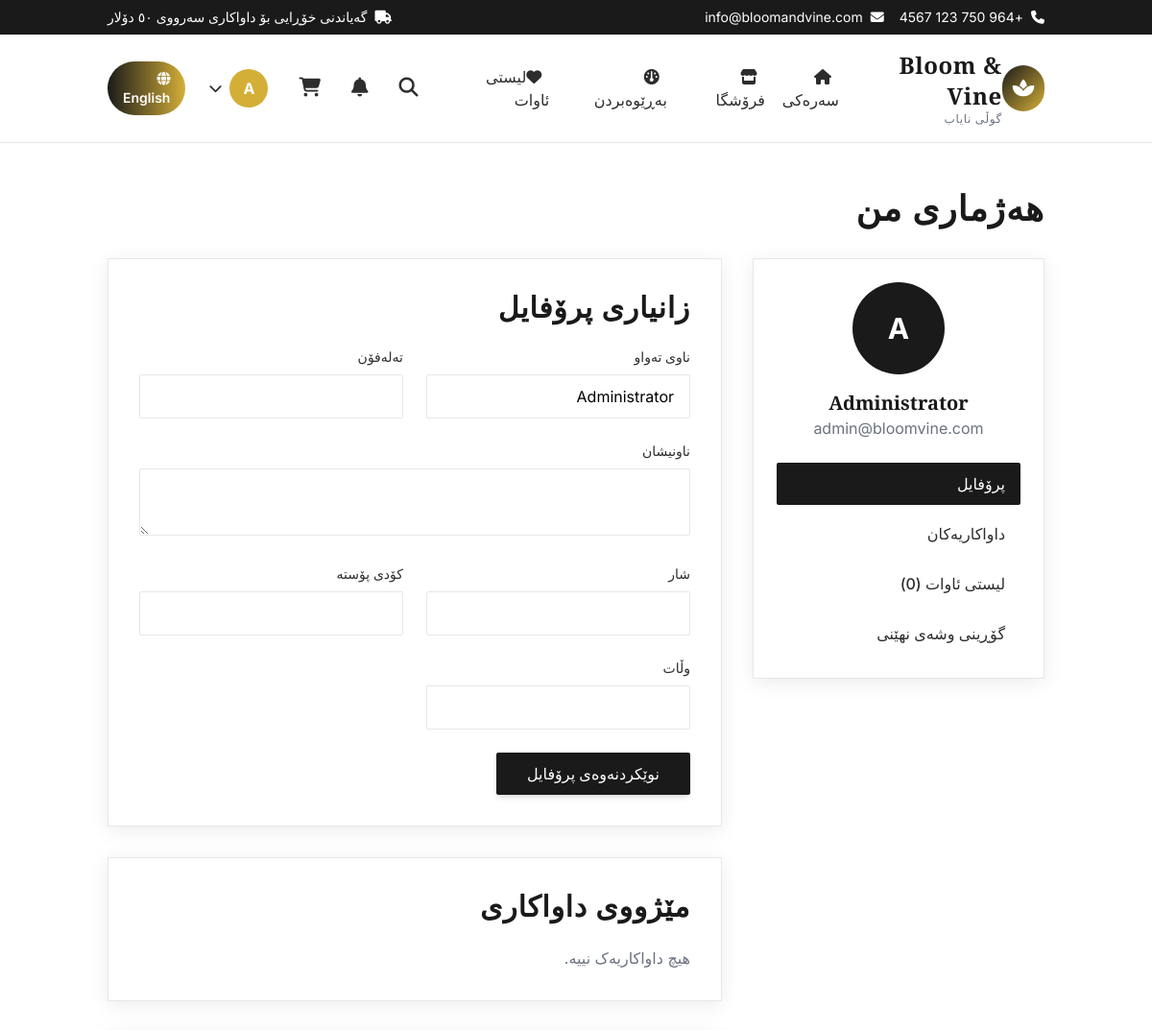
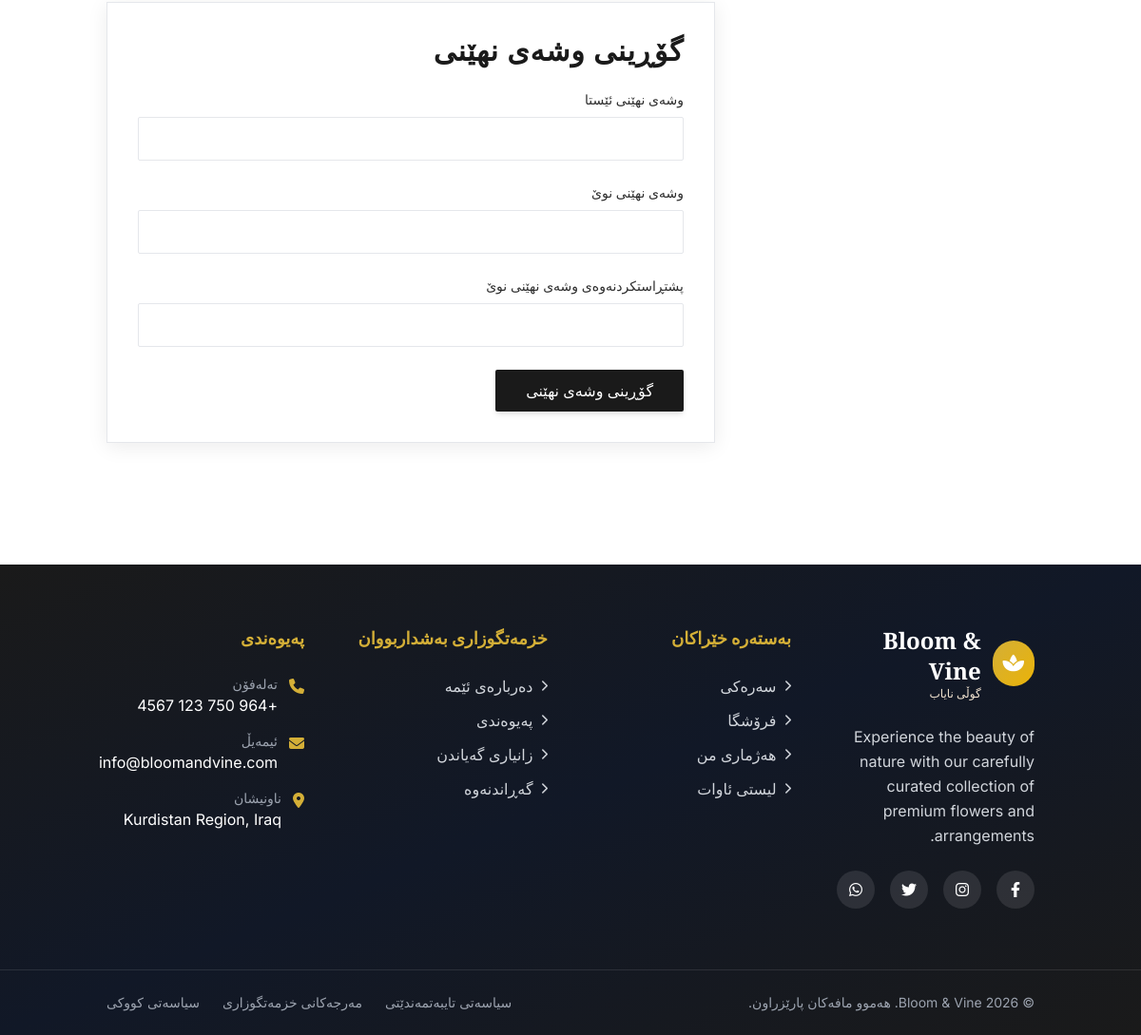
Screenshot of /account.php?lang=ku (signed in) with the database file from the repository (2 pictures, top to bottom).
### tables this page shows
CREATE TABLE IF NOT EXISTS `users` (
  `id` INT(11) UNSIGNED NOT NULL AUTO_INCREMENT,
  `full_name` VARCHAR(255) NOT NULL,
  `email` VARCHAR(255) NOT NULL,
  `password_hash` VARCHAR(255) NOT NULL,
  `phone` VARCHAR(20) DEFAULT NULL,
  `address` TEXT DEFAULT NULL,
  `city` VARCHAR(100) DEFAULT NULL,
  `postal_code` VARCHAR(20) DEFAULT NULL,
  `country` VARCHAR(100) DEFAULT NULL,
  `role` ENUM('super_admin', 'admin', 'customer') NOT NULL DEFAULT 'customer',
  `created_at` TIMESTAMP NOT NULL DEFAULT CURRENT_TIMESTAMP,
  PRIMARY KEY (`id`),
  UNIQUE KEY `email` (`email`),
  KEY `role` (`role`)
);

### src/functions.php (called while the page is built, shortened)
<?php
function e(?string $string, int $flags = ENT_QUOTES | ENT_HTML5): string {
    return htmlspecialchars($string, $flags, 'UTF-8');
}
function getCurrentLang(): string {
    return $_SESSION['lang'] ?? 'en';
}
function isRTL(): bool {
    return getCurrentLang() === 'ku';
}
function getHtmlDir(): string {
    return isRTL() ? 'rtl' : 'ltr';
}
function loadTranslations(): array {
    $lang = getCurrentLang();
    $translationFile = __DIR__ . "/translations/{$lang}.php";
    if (file_exists($translationFile)) {
        return require $translationFile;
    }
    return require __DIR__ . '/translations/en.php';
}
function t(string $key, array $replacements = []): string {
    static $translations = null;
    if ($translations === null) {
        $translations = loadTranslations();
    }
    $text = $translations[$key] ?? $key;
    return $text;
}
function getWishlistCount(): int {
    try {
        $pdo = getDB();
        $stmt = $pdo->prepare('SELECT COUNT(*) as count FROM wishlist WHERE user_id = :user_id');
        $stmt->execute(['user_id' => $_SESSION['user_id']]);
        $result = $stmt->fetch();
        return (int)($result['count'] ?? 0);
    } catch (PDOException $e) {
        error_log('Get wishlist count error: ' . $e->getMessage());
        return 0;
    }
}

### account.php (the view, shortened to what this page needs)
<?php
require_once __DIR__ . '/src/functions.php';
require_once __DIR__ . '/src/components.php';
$pdo = getDB();
$userId = (int)$_SESSION['user_id'];
$stmt = $pdo->prepare('SELECT * FROM users WHERE id = :id');
$stmt->execute(['id' => $userId]);
$user = $stmt->fetch();
$stmt = $pdo->prepare('SELECT * FROM orders WHERE user_id = :user_id ORDER BY order_date DESC LIMIT 10');
$stmt->execute(['user_id' => $userId]);
$orders = $stmt->fetchAll();
$lang = getCurrentLang();
$dir = getHtmlDir();
?>
<!DOCTYPE html>
<html lang="<?= e($lang) ?>" dir="<?= e($dir) ?>">
<head>
    <script src="https://cdn.tailwindcss.com"></script>
</head>
<body class="bg-white min-h-screen" style="font-family: 'Inter', 'Segoe UI', sans-serif;">
    <?php include __DIR__ . '/src/header.php'; ?>
    <div class="container mx-auto px-4 md:px-6 py-6 md:py-12">
        <h1 class="text-3xl md:text-4xl font-luxury font-bold text-luxury-primary mb-6 md:mb-8 tracking-wide"><?= e(t('nav_account')) ?></h1>
        <div class="grid grid-cols-1 lg:grid-cols-3 gap-6 md:gap-8">
            <div class="lg:col-span-1">
                <div class="bg-white border border-luxury-border shadow-luxury p-6 mb-6">
                    <div class="text-center mb-6">
                        <div class="w-20 h-20 md:w-24 md:h-24 bg-luxury-primary rounded-full flex items-center justify-center mx-auto mb-4">
                            <span class="text-white text-2xl md:text-3xl font-bold"><?= e(strtoupper(substr($user['full_name'], 0, 1))) ?></span>
                        </div>
                        <h2 class="text-lg md:text-xl font-luxury font-bold text-luxury-primary"><?= e($user['full_name']) ?></h2>
                        <p class="text-sm md:text-base text-luxury-textLight"><?= e($user['email']) ?></p>
                    </div>
                    <nav class="space-y-2">
                        <a href="#profile" class="block px-4 py-2.5 bg-luxury-primary text-white rounded-sm font-medium"><?= e(t('profile')) ?></a>
                        <a href="#orders" class="block px-4 py-2.5 text-luxury-text hover:bg-luxury-border rounded-sm transition-colors font-medium"><?= e(t('admin_orders')) ?></a>
                        <a href="wishlist.php" class="block px-4 py-2.5 text-luxury-text hover:bg-luxury-border rounded-sm transition-colors font-medium">
                            <?= e(t('nav_wishlist')) ?> (<?= e((string)$wishlistCount) ?>)
                        </a>
                        <a href="#password" class="block px-4 py-2.5 text-luxury-text hover:bg-luxury-border rounded-sm transition-colors font-medium"><?= e(t('change_password')) ?></a>
                    </nav>
                </div>
            </div>
            <div class="lg:col-span-2 space-y-6 md:space-y-8">
                <div id="profile" class="bg-white border border-luxury-border shadow-luxury p-6 md:p-8">
                    <h2 class="text-2xl md:text-3xl font-luxury font-bold text-luxury-primary mb-6 tracking-wide"><?= e(t('profile_info')) ?></h2>
                    <form method="POST" action="" class="space-y-5 md:space-y-6">
                        <div class="grid grid-cols-1 md:grid-cols-2 gap-4 md:gap-6">
                            <div>
                                <label class="block text-sm font-medium text-luxury-text mb-2"><?= e(t('full_name')) ?></label>
                                <input type="text" name="full_name" value="<?= e($user['full_name'] ?? '') ?>" required
                                       class="w-full px-4 py-2.5 border border-luxury-border rounded-sm focus:outline-none focus:ring-2 focus:ring-luxury-accent focus:border-luxury-accent">
                            </div>
                            <div>
                                <label class="block text-sm font-medium text-luxury-text mb-2"><?= e(t('phone')) ?></label>
                                <input type="tel" name="phone" value="<?= e($user['phone'] ?? '') ?>"
                                       class="w-full px-4 py-2.5 border border-luxury-border rounded-sm focus:outline-none focus:ring-2 focus:ring-luxury-accent focus:border-luxury-accent">
                            </div>
                            <div class="md:col-span-2">
                                <label class="block text-sm font-medium text-luxury-text mb-2"><?= e(t('address')) ?></label>
                                <textarea name="address" rows="2"
                                          class="w-full px-4 py-2.5 border border-luxury-border rounded-sm focus:outline-none focus:ring-2 focus:ring-luxury-accent focus:border-luxury-accent"><?= e($user['address'] ?? '') ?></textarea>
                            </div>
                            <div>
                                <label class="block text-sm font-medium text-luxury-text mb-2"><?= e(t('city')) ?></label>
                                <input type="text" name="city" value="<?= e($user['city'] ?? '') ?>"
                                       class="w-full px-4 py-2.5 border border-luxury-border rounded-sm focus:outline-none focus:ring-2 focus:ring-luxury-accent focus:border-luxury-accent">
                            </div>
                            <div>
                                <label class="block text-sm font-medium text-luxury-text mb-2"><?= e(t('postal_code')) ?></label>
                                <input type="text" name="postal_code" value="<?= e($user['postal_code'] ?? '') ?>"
                                       class="w-full px-4 py-2.5 border border-luxury-border rounded-sm focus:outline-none focus:ring-2 focus:ring-luxury-accent focus:border-luxury-accent">
                            </div>
                            <div>
                                <label class="block text-sm font-medium text-luxury-text mb-2"><?= e(t('country')) ?></label>
                                <input type="text" name="country" value="<?= e($user['country'] ?? '') ?>"
                                       class="w-full px-4 py-2.5 border border-luxury-border rounded-sm focus:outline-none focus:ring-2 focus:ring-luxury-accent focus:border-luxury-accent">
                            </div>
                        </div>
                        <button type="submit"
                                class="bg-luxury-primary text-white py-2.5 px-8 rounded-sm hover:bg-opacity-90 transition-all duration-300 font-medium shadow-md">
                            <?= e(t('update_profile')) ?>
                        </button>
                    </form>
                </div>
                <div id="orders" class="bg-white border border-luxury-border shadow-luxury p-6 md:p-8">
                    <h2 class="text-2xl md:text-3xl font-luxury font-bold text-luxury-primary mb-6 tracking-wide"><?= e(t('order_history')) ?></h2>
                    <?php if (empty($orders)): ?>
                        <p class="text-luxury-textLight"><?= e(t('no_orders_yet')) ?></p>
                    <?php endif; ?>
                </div>
                <div id="password" class="bg-white border border-luxury-border shadow-luxury p-6 md:p-8">
                    <h2 class="text-2xl md:text-3xl font-luxury font-bold text-luxury-primary mb-6 tracking-wide"><?= e(t('change_password')) ?></h2>
                    <form method="POST" action="" class="space-y-5 md:space-y-6">
                        <div>
                            <label class="block text-sm font-medium text-luxury-text mb-2"><?= e(t('current_password')) ?></label>
                            <input type="password" name="current_password" required
                                   class="w-full px-4 py-2.5 border border-luxury-border rounded-sm focus:outline-none focus:ring-2 focus:ring-luxury-accent focus:border-luxury-accent">
                        </div>
                        <div>
                            <label class="block text-sm font-medium text-luxury-text mb-2"><?= e(t('new_password')) ?></label>
                            <input type="password" name="new_password" required minlength="8"
                                   class="w-full px-4 py-2.5 border border-luxury-border rounded-sm focus:outline-none focus:ring-2 focus:ring-luxury-accent focus:border-luxury-accent">
                        </div>
                        <div>
                            <label class="block text-sm font-medium text-luxury-text mb-2"><?= e(t('confirm_new_password')) ?></label>
                            <input type="password" name="confirm_password" required minlength="8"
                                   class="w-full px-4 py-2.5 border border-luxury-border rounded-sm focus:outline-none focus:ring-2 focus:ring-luxury-accent focus:border-luxury-accent">
                        </div>
                        <button type="submit"
                                class="bg-luxury-primary text-white py-2.5 px-8 rounded-sm hover:bg-opacity-90 transition-all duration-300 font-medium shadow-md">
                            <?= e(t('change_password')) ?>
                        </button>
                    </form>
                </div>
            </div>
        </div>
    </div>
    <?= modernFooter() ?>
</body>
</html>

### src/header.php (style rules this page uses)
* { transition: all 0.2s ease; }

### rows the page displays
users: full_name "A", full_name "Administrator", email "admin@bloomvine.com"

### other values shown
t('free_shipping_notice') "گەیاندنی خۆڕایی بۆ داواکاری سەرووی ٥٠ دۆلار"
t('premium_flowers') "گوڵی نایاب"
t('nav_home') "سەرەکی"
t('nav_shop') "فرۆشگا"
t('nav_admin') "بەڕێوەبردن"
t('nav_wishlist') "لیستی ئاوات"
substr($_SESSION['full_name'] ?? 'U', 0, 1) "A"
t('nav_account') "هەژماری من"
t('profile') "پرۆفایل"
t('admin_orders') "داواکاریەکان"
$wishlistCount "0"
t('change_password') "گۆڕینی وشەی نهێنی"
t('profile_info') "زانیاری پرۆفایل"
t('full_name') "ناوی تەواو"
t('phone') "تەلەفۆن"
